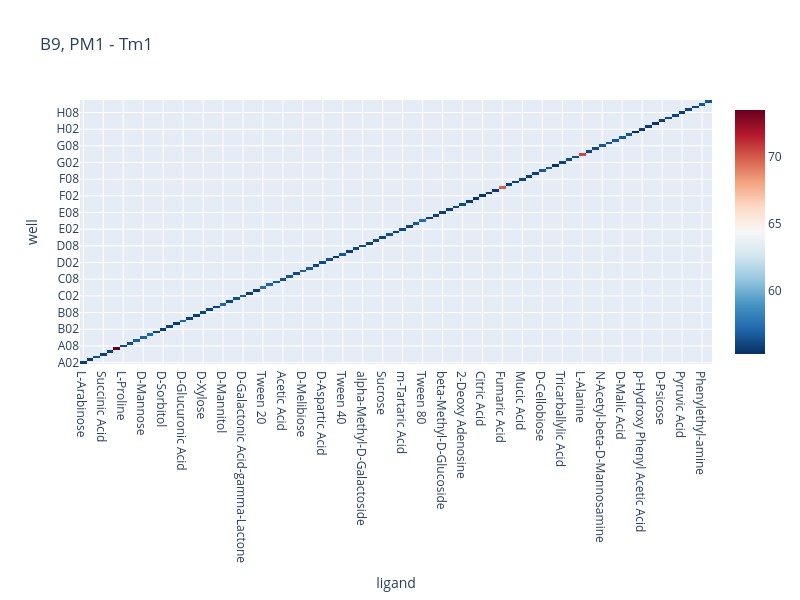
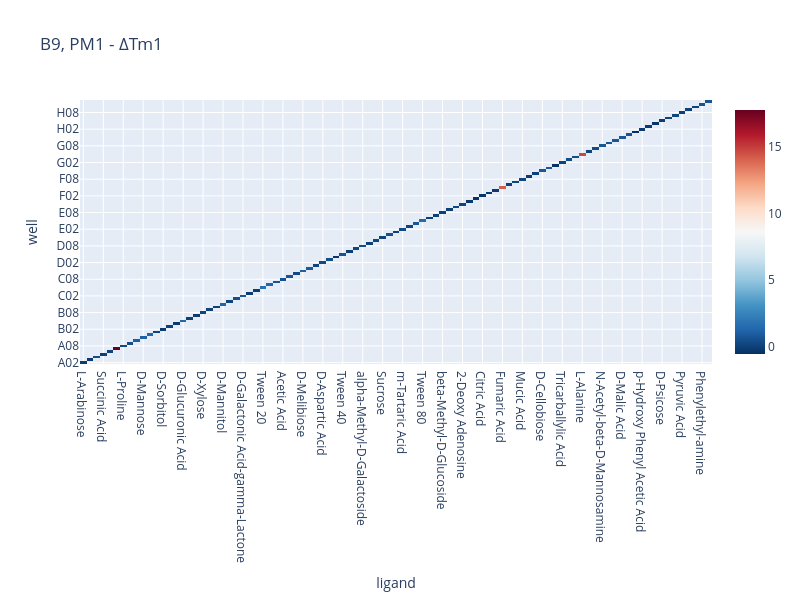

Here is the notebook cell these charts were saved with, in order:
### Code cell
# Create an interactive heatmap
if len(master_df) > 0:
    # Filter data for a specific protein and plate
    protein_to_plot = protein
    plate_to_plot = plate
    
    df_subset = master_df[(master_df["protein"] == protein_to_plot) & 
                         (master_df["plate_ID"] == plate_to_plot)]
    
    if len(df_subset) > 0:
        # Create heatmap for Tm1
        fig_heatmap = create_interactive_heatmap(
            df=df_subset,
            x_col="ligand",
            y_col="well",
            value_col="Tm1",
            title=f"{protein_to_plot}, {plate_to_plot} - Tm1",
            sig_figs=2
        )
        fig_heatmap.show()
        
        # Create heatmap for dTm1 if available
        if "dTm1" in df_subset.columns:
            fig_heatmap_dtm = create_interactive_heatmap(
                df=df_subset,
                x_col="ligand",
                y_col="well",
                value_col="dTm1",
                title=f"{protein_to_plot}, {plate_to_plot} - ΔTm1",
                sig_figs=2
            )
            fig_heatmap_dtm.show()
    else:
        print(f"No data available for {protein_to_plot}, {plate_to_plot}")
else:
    print("No data available for heatmap visualization")

### Figure 1 — Plotly figure (JSON) as saved in the notebook; plotly's stock layout.template omitted (floating-point values rounded to 4 significant figures)
{"data": [{"colorscale": [[0, "rgb(5,48,97)"], [0.1, "rgb(33,102,172)"], [0.2, "rgb(67,147,195)"], [0.3, "rgb(146,197,222)"], [0.4, "rgb(209,229,240)"], [0.5, "rgb(247,247,247)"], [0.6, "rgb(253,219,199)"], [0.7, "rgb(244,165,130)"], [0.8, "rgb(214,96,77)"], [0.9, "rgb(178,24,43)"], [1, "rgb(103,0,31)"]], "customdata": ["56", "56", "56", "56", "56", "74", "56", "56", "57", "57", "57", "56", "56", "56", "56", "57", "56", "56", "56", "56", "56", "57", "56", "56", "57", "56", "56", "57", "57", "57", "56", "57", "56", "57", "57", "56", "56", "56", "55", "56", "56", "56", "56", "56", "56", "56", "56", "56", "56", "56", "57", "57", "56", "56", "56", "56", "56", "56", "56", "55", "55", "56", "56", "70", "56", "56", "56", "56", "56", "57", "57", "55", "56", "56", "56", "70", "56", "56", "57", "57", "57", "57", "57", "55", "56", "56", "55", "56", "56", "56", "56", "56", "56", "56", "56"], "hovertemplate": "<b>ligand</b>: %{x}<br><b>well</b>: %{y}<br><b>Tm1</b>: %{customdata}", "type": "heatmap", "x": ["L-Arabinose", "N-Acetyl-D-Glucosamine", "D-Saccharic Acid", "Succinic Acid", "D-Galactose", "L-Aspartic Acid", "L-Proline", "D-Alanine", "D-Trehalose", "D-Mannose", "Dulcitol", "D-Serine", "D-Sorbitol", "Glycerol", "L-Fucose", "D-Glucuronic Acid", "D-Gluconic Acid", "DL-Glycerol Phosphate", "D-Xylose", "L-Lactic Acid", "Formic Acid", "D-Mannitol", "L-Glutamic Acid", "D-Glucose-6-Phosphate", "D-Galactonic Acid-gamma-Lactone", "DL-Malic Acid", "D-Ribose", "Tween 20", "L-Rhamnose", "D-Fructose", "Acetic Acid", "alpha-D-Glucose", "Maltose", "D-Melibiose", "Thymidine", "L-Asparagine", "D-Aspartic Acid", "D-Glucosaminic Acid", "1_2-Propanediol", "Tween 40", "alpha-Keto-Glutaric Acid", "alpha-Keto-Butyric Acid", "alpha-Methyl-D-Galactoside", "alpha-D-Lactose", "Lactulose", "Sucrose", "Uridine", "L-Glutamine", "m-Tartaric Acid", "D-Glucose-1-Phosphate", "D-Fructose-6-Phosphate", "Tween 80", "alpha-Hydroxy Glutaric Acid-gamma-Lactone", "alpha-Hydroxy Butyric Acid", "beta-Methyl-D-Glucoside", "Adonitol", "Maltotriose", "2-Deoxy Adenosine", "Adenosine", "Glycyl-L-Aspartic Acid", "Citric Acid", "m-Inositol", "D-Threonine", "Fumaric Acid", "Bromo Succinic Acid", "Propionic Acid", "Mucic Acid", "Glycolic Acid", "Glyoxylic Acid", "D-Cellobiose", "Inosine", "Glycyl-L-Glutamic Acid", "Tricarballylic Acid", "L-Serine", "L-Threonine", "L-Alanine", "L-Alanyl-Glycine", "Acetoacetic Acid", "N-Acetyl-beta-D-Mannosamine", "Mono Methyl Succinate", "Methyl Pyruvate", "D-Malic Acid", "L-Malic Acid", "Glycyl-L-Proline", "p-Hydroxy Phenyl Acetic Acid", "m-Hydroxy Phenyl Acetic Acid", "Tyramine", "D-Psicose", "L-Lyxose", "Glucuronamide", "Pyruvic Acid", "L-Galactonic Acid-gamma-Lactone", "D-Galacturonic Acid", "Phenylethyl-amine", "2-Aminoethanol"], "y": ["A02", "A03", "A04", "A05", "A06", "A07", "A08", "A09", "A10", "A11", "A12", "B01", "B02", "B03", "B04", "B05", "B06", "B07", "B08", "B09", "B10", "B11", "B12", "C01", "C02", "C03", "C04", "C05", "C06", "C07", "C08", "C09", "C10", "C11", "C12", "D01", "D02", "D03", "D04", "D05", "D06", "D07", "D08", "D09", "D10", "D11", "D12", "E01", "E02", "E03", "E04", "E05", "E06", "E07", "E08", "E09", "E10", "E11", "E12", "F01", "F02", "F03", "F04", "F05", "F06", "F07", "F08", "F09", "F10", "F11", "F12", "G01", "G02", "G03", "G04", "G05", "G06", "G07", "G08", "G09", "G10", "G11", "G12", "H01", "H02", "H03", "H04", "H05", "H06", "H07", "H08", "H09", "H10", "H11", "H12"], "z": [55.73, 55.64, 56.21, 55.81, 55.91, 73.51, 56.1, 56.3, 56.83, 56.91, 57.12, 55.9, 55.61, 55.93, 55.66, 57.14, 55.86, 55.73, 55.9, 55.91, 55.85, 57.04, 55.95, 56.34, 56.63, 55.71, 55.66, 57.44, 57.09, 56.52, 56.42, 56.58, 56.14, 56.88, 56.7, 55.97, 56.11, 56.25, 55.47, 56.47, 55.74, 56.05, 56.28, 55.86, 55.98, 55.9, 56.4, 55.8, 56.13, 55.96, 56.59, 57.24, 55.81, 55.89, 55.81, 55.79, 55.98, 55.96, 55.58, 55.43, 55.48, 55.66, 55.61, 69.95, 55.83, 55.94, 55.91, 55.69, 55.86, 56.61, 56.73, 55.4, 55.91, 56.21, 56.27, 70.46, 55.94, 56.17, 56.55, 56.55, 56.57, 56.58, 56.51, 55.27, 55.66, 55.69, 55.45, 55.78, 55.98, 56.01, 55.81, 55.85, 55.91, 56.48, 56.43]}], "layout": {"height": 600, "title": {"text": "B9, PM1 - Tm1"}, "width": 800, "xaxis": {"title": {"text": "ligand"}}, "yaxis": {"title": {"text": "well"}}}}

### Figure 2 — Plotly figure (JSON) as saved in the notebook; plotly's stock layout.template omitted (floating-point values rounded to 4 significant figures)
{"data": [{"colorscale": [[0, "rgb(5,48,97)"], [0.1, "rgb(33,102,172)"], [0.2, "rgb(67,147,195)"], [0.3, "rgb(146,197,222)"], [0.4, "rgb(209,229,240)"], [0.5, "rgb(247,247,247)"], [0.6, "rgb(253,219,199)"], [0.7, "rgb(244,165,130)"], [0.8, "rgb(214,96,77)"], [0.9, "rgb(178,24,43)"], [1, "rgb(103,0,31)"]], "customdata": ["-0.05", "-0.14", "0.44", "0.031", "0.13", "18", "0.32", "0.52", "1.1", "1.1", "1.3", "0.12", "-0.17", "0.15", "-0.12", "1.4", "0.079", "-0.051", "0.13", "0.13", "0.067", "1.3", "0.17", "0.56", "0.85", "-0.07", "-0.12", "1.7", "1.3", "0.74", "0.64", "0.8", "0.36", "1.1", "0.92", "0.19", "0.33", "0.47", "-0.31", "0.7", "-0.035", "0.27", "0.5", "0.083", "0.21", "0.12", "0.62", "0.024", "0.35", "0.18", "0.82", "1.5", "0.036", "0.11", "0.028", "0.016", "0.2", "0.18", "-0.2", "-0.35", "-0.3", "-0.12", "-0.17", "14", "0.052", "0.16", "0.13", "-0.091", "0.078", "0.83", "0.95", "-0.38", "0.13", "0.44", "0.5", "15", "0.17", "0.39", "0.77", "0.77", "0.79", "0.8", "0.73", "-0.51", "-0.12", "-0.087", "-0.33", "0.0012", "0.2", "0.23", "0.027", "0.077", "0.13", "0.7", "0.66"], "hovertemplate": "<b>ligand</b>: %{x}<br><b>well</b>: %{y}<br><b>dTm1</b>: %{customdata}", "type": "heatmap", "x": ["L-Arabinose", "N-Acetyl-D-Glucosamine", "D-Saccharic Acid", "Succinic Acid", "D-Galactose", "L-Aspartic Acid", "L-Proline", "D-Alanine", "D-Trehalose", "D-Mannose", "Dulcitol", "D-Serine", "D-Sorbitol", "Glycerol", "L-Fucose", "D-Glucuronic Acid", "D-Gluconic Acid", "DL-Glycerol Phosphate", "D-Xylose", "L-Lactic Acid", "Formic Acid", "D-Mannitol", "L-Glutamic Acid", "D-Glucose-6-Phosphate", "D-Galactonic Acid-gamma-Lactone", "DL-Malic Acid", "D-Ribose", "Tween 20", "L-Rhamnose", "D-Fructose", "Acetic Acid", "alpha-D-Glucose", "Maltose", "D-Melibiose", "Thymidine", "L-Asparagine", "D-Aspartic Acid", "D-Glucosaminic Acid", "1_2-Propanediol", "Tween 40", "alpha-Keto-Glutaric Acid", "alpha-Keto-Butyric Acid", "alpha-Methyl-D-Galactoside", "alpha-D-Lactose", "Lactulose", "Sucrose", "Uridine", "L-Glutamine", "m-Tartaric Acid", "D-Glucose-1-Phosphate", "D-Fructose-6-Phosphate", "Tween 80", "alpha-Hydroxy Glutaric Acid-gamma-Lactone", "alpha-Hydroxy Butyric Acid", "beta-Methyl-D-Glucoside", "Adonitol", "Maltotriose", "2-Deoxy Adenosine", "Adenosine", "Glycyl-L-Aspartic Acid", "Citric Acid", "m-Inositol", "D-Threonine", "Fumaric Acid", "Bromo Succinic Acid", "Propionic Acid", "Mucic Acid", "Glycolic Acid", "Glyoxylic Acid", "D-Cellobiose", "Inosine", "Glycyl-L-Glutamic Acid", "Tricarballylic Acid", "L-Serine", "L-Threonine", "L-Alanine", "L-Alanyl-Glycine", "Acetoacetic Acid", "N-Acetyl-beta-D-Mannosamine", "Mono Methyl Succinate", "Methyl Pyruvate", "D-Malic Acid", "L-Malic Acid", "Glycyl-L-Proline", "p-Hydroxy Phenyl Acetic Acid", "m-Hydroxy Phenyl Acetic Acid", "Tyramine", "D-Psicose", "L-Lyxose", "Glucuronamide", "Pyruvic Acid", "L-Galactonic Acid-gamma-Lactone", "D-Galacturonic Acid", "Phenylethyl-amine", "2-Aminoethanol"], "y": ["A02", "A03", "A04", "A05", "A06", "A07", "A08", "A09", "A10", "A11", "A12", "B01", "B02", "B03", "B04", "B05", "B06", "B07", "B08", "B09", "B10", "B11", "B12", "C01", "C02", "C03", "C04", "C05", "C06", "C07", "C08", "C09", "C10", "C11", "C12", "D01", "D02", "D03", "D04", "D05", "D06", "D07", "D08", "D09", "D10", "D11", "D12", "E01", "E02", "E03", "E04", "E05", "E06", "E07", "E08", "E09", "E10", "E11", "E12", "F01", "F02", "F03", "F04", "F05", "F06", "F07", "F08", "F09", "F10", "F11", "F12", "G01", "G02", "G03", "G04", "G05", "G06", "G07", "G08", "G09", "G10", "G11", "G12", "H01", "H02", "H03", "H04", "H05", "H06", "H07", "H08", "H09", "H10", "H11", "H12"], "z": [-0.05044, -0.139, 0.4356, 0.03062, 0.1311, 17.73, 0.3212, 0.5202, 1.056, 1.13, 1.341, 0.1221, -0.1692, 0.1478, -0.1228, 1.36, 0.07857, -0.05097, 0.1258, 0.1277, 0.06675, 1.257, 0.1685, 0.5594, 0.8541, -0.06958, -0.1192, 1.665, 1.313, 0.7369, 0.6374, 0.7974, 0.3604, 1.099, 0.9178, 0.1922, 0.3323, 0.4701, -0.3127, 0.6952, -0.03549, 0.268, 0.4971, 0.08267, 0.2056, 0.1246, 0.623, 0.02393, 0.347, 0.1831, 0.8166, 1.459, 0.03579, 0.1098, 0.0281, 0.016, 0.1971, 0.1835, -0.1953, -0.3521, -0.3027, -0.1224, -0.167, 14.17, 0.05223, 0.1587, 0.1296, -0.09102, 0.07807, 0.8322, 0.9537, -0.3801, 0.134, 0.4352, 0.496, 14.68, 0.166, 0.388, 0.7748, 0.7705, 0.7887, 0.7967, 0.7343, -0.5113, -0.1231, -0.08732, -0.3253, 0.001227, 0.2, 0.2315, 0.02735, 0.07654, 0.1321, 0.6976, 0.6552]}], "layout": {"height": 600, "title": {"text": "B9, PM1 - ΔTm1"}, "width": 800, "xaxis": {"title": {"text": "ligand"}}, "yaxis": {"title": {"text": "well"}}}}
